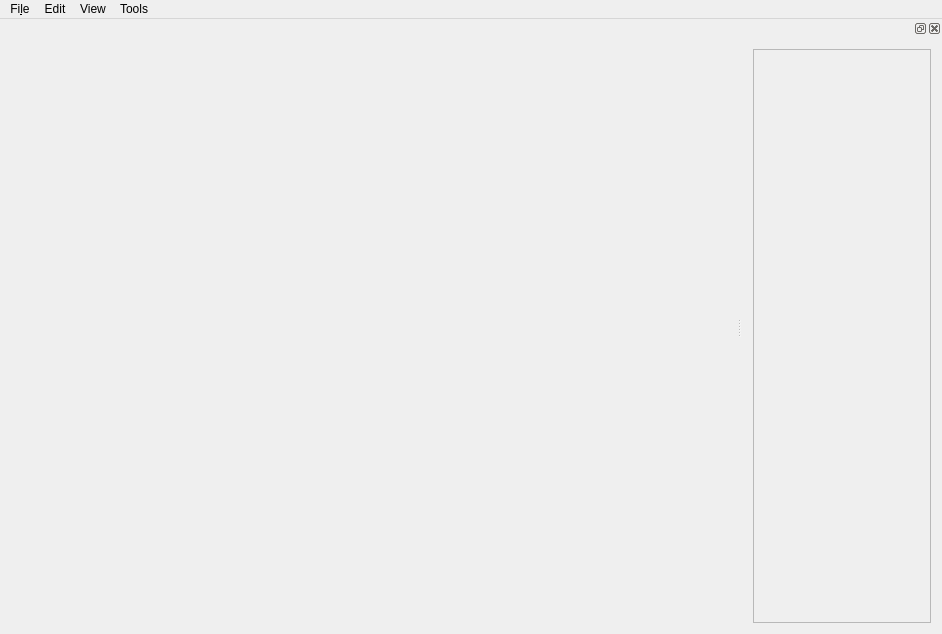
<?xml version="1.0" encoding="UTF-8"?>
<ui version="4.0">
 <class>MainWindow</class>
 <widget class="QMainWindow" name="MainWindow">
  <property name="geometry">
   <rect>
    <x>0</x>
    <y>0</y>
    <width>942</width>
    <height>634</height>
   </rect>
  </property>
  <property name="windowTitle">
   <string>MainWindow</string>
  </property>
  <property name="styleSheet">
   <string notr="true"/>
  </property>
  <widget class="QWidget" name="centralWidget">
   <layout class="QGridLayout" name="gridLayout">
    <item row="0" column="0">
     <widget class="BoardWidget" name="Board" native="true"/>
    </item>
   </layout>
  </widget>
  <widget class="QMenuBar" name="menuBar">
   <property name="geometry">
    <rect>
     <x>0</x>
     <y>0</y>
     <width>942</width>
     <height>24</height>
    </rect>
   </property>
   <widget class="QMenu" name="menuEdit">
    <property name="title">
     <string>Edit</string>
    </property>
    <addaction name="actionSettings"/>
    <addaction name="separator"/>
    <addaction name="actionSetPgn"/>
    <addaction name="actionSetFen"/>
    <addaction name="separator"/>
    <addaction name="actionFlip"/>
   </widget>
   <widget class="QMenu" name="menuFile">
    <property name="title">
     <string>Fi&amp;le</string>
    </property>
    <addaction name="separator"/>
    <addaction name="actionReset"/>
    <addaction name="separator"/>
    <addaction name="actionQuit"/>
   </widget>
   <widget class="QMenu" name="menuView">
    <property name="title">
     <string>View</string>
    </property>
    <addaction name="actionViewPGN"/>
   </widget>
   <widget class="QMenu" name="menuTools">
    <property name="title">
     <string>Tools</string>
    </property>
    <widget class="QMenu" name="menuEngine">
     <property name="title">
      <string>Engine</string>
     </property>
     <addaction name="actionEngineConfigs"/>
     <addaction name="separator"/>
    </widget>
    <addaction name="menuEngine"/>
   </widget>
   <addaction name="menuFile"/>
   <addaction name="menuEdit"/>
   <addaction name="menuView"/>
   <addaction name="menuTools"/>
  </widget>
  <widget class="QDockWidget" name="pgnPanel">
   <property name="minimumSize">
    <size>
     <width>200</width>
     <height>137</height>
    </size>
   </property>
   <attribute name="dockWidgetArea">
    <number>2</number>
   </attribute>
   <widget class="QWidget" name="dockWidgetContents">
    <layout class="QVBoxLayout" name="verticalLayout">
     <item>
      <widget class="QScrollArea" name="scrollArea">
       <property name="widgetResizable">
        <bool>true</bool>
       </property>
       <widget class="MoveTreeWidget" name="GameTextWidget">
        <property name="geometry">
         <rect>
          <x>0</x>
          <y>0</y>
          <width>174</width>
          <height>562</height>
         </rect>
        </property>
       </widget>
      </widget>
     </item>
    </layout>
   </widget>
  </widget>
  <action name="actionReset">
   <property name="text">
    <string>&amp;Reset</string>
   </property>
  </action>
  <action name="actionQuit">
   <property name="text">
    <string>&amp;Quit</string>
   </property>
  </action>
  <action name="actionSettings">
   <property name="text">
    <string>&amp;Settings</string>
   </property>
  </action>
  <action name="actionPosition">
   <property name="text">
    <string>&amp;Position</string>
   </property>
  </action>
  <action name="actionSetPgn">
   <property name="text">
    <string>S&amp;et position from PGN</string>
   </property>
  </action>
  <action name="actionSetFen">
   <property name="text">
    <string>Set p&amp;osition from FEN</string>
   </property>
  </action>
  <action name="actionFlip">
   <property name="text">
    <string>&amp;Flip</string>
   </property>
  </action>
  <action name="actionEngines">
   <property name="text">
    <string>E&amp;ngines</string>
   </property>
  </action>
  <action name="actionViewPGN">
   <property name="checkable">
    <bool>true</bool>
   </property>
   <property name="checked">
    <bool>true</bool>
   </property>
   <property name="text">
    <string>ViewPGN</string>
   </property>
  </action>
  <action name="actionEngineConfigs">
   <property name="text">
    <string>Configs</string>
   </property>
  </action>
 </widget>
 <layoutdefault spacing="6" margin="11"/>
 <customwidgets>
  <customwidget>
   <class>MoveTreeWidget</class>
   <extends>QWidget</extends>
   <header>gui/move-tree-widget.hpp</header>
   <container>1</container>
  </customwidget>
  <customwidget>
   <class>BoardWidget</class>
   <extends>QWidget</extends>
   <header>gui/board/board-widget.hpp</header>
   <container>1</container>
  </customwidget>
 </customwidgets>
 <resources/>
 <connections>
  <connection>
   <sender>actionViewPGN</sender>
   <signal>triggered(bool)</signal>
   <receiver>pgnPanel</receiver>
   <slot>setVisible(bool)</slot>
   <hints>
    <hint type="sourcelabel">
     <x>-1</x>
     <y>-1</y>
    </hint>
    <hint type="destinationlabel">
     <x>841</x>
     <y>262</y>
    </hint>
   </hints>
  </connection>
  <connection>
   <sender>pgnPanel</sender>
   <signal>visibilityChanged(bool)</signal>
   <receiver>actionViewPGN</receiver>
   <slot>setChecked(bool)</slot>
   <hints>
    <hint type="sourcelabel">
     <x>841</x>
     <y>262</y>
    </hint>
    <hint type="destinationlabel">
     <x>-1</x>
     <y>-1</y>
    </hint>
   </hints>
  </connection>
 </connections>
</ui>
